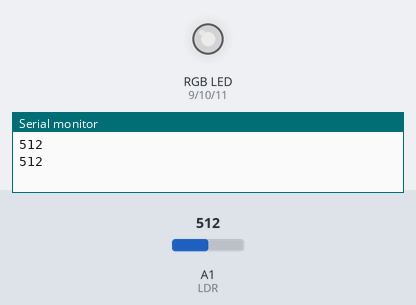
A sketch run on a simulated Arduino Uno, built with avr-gcc and run on an emulated ATmega328P. Parts: an RGB LED mixed from three pins (HIGH = lit), the last lines printed to the serial monitor. The test bench sets the inputs (shaded band); at power-on: A1 (LDR) = 512. Dim RGB values are drawn brighter than linear.

Above: at 1.8 s.
1.9 s: A1 (LDR) set to 716
At 2.9 s:
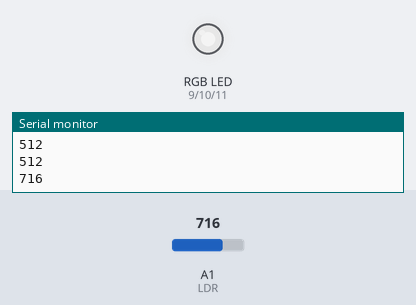
3.5 s: A1 (LDR) set to 900
At 4.4 s:
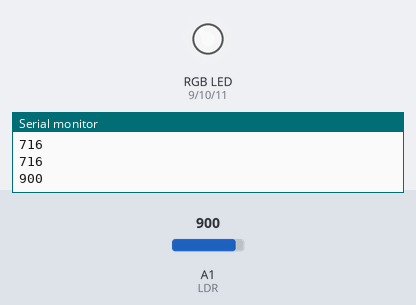
5.5 s: A1 (LDR) set to 122
At 7.1 s:
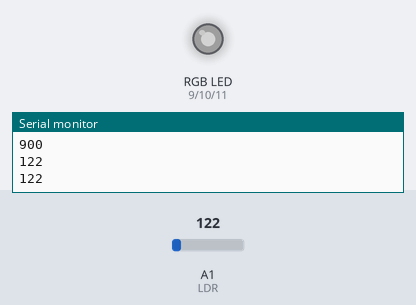
7.5 s: A1 (LDR) set to 0
At 8.7 s:
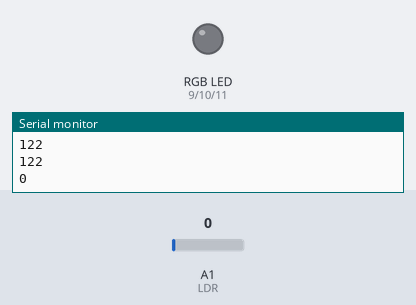
9.5 s: A1 (LDR) set to 511
At 10.3 s:
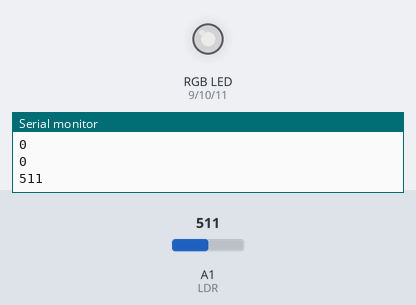
Timing chart, 0 to 12.5 s (numbered marks = the images above; inputs shaded):
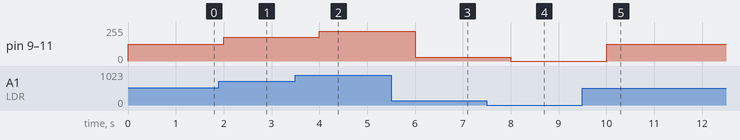

The sketch:

TP1EJ8.ino
```cpp
/* 8. Varié la intensidad lumínica del rgb (en cualquier de su combinación de colores) de acuerdo a la variabilidad de luminosidad del ambiente.*/


void setup() {
  Serial.begin(9600);
  pinMode(9, OUTPUT);//red
  pinMode(10, OUTPUT);//green
  pinMode(11, OUTPUT);//blue
  pinMode(A1, INPUT);//LDR
}

void loop() {
  int v1 = analogRead(A1);
  Serial.println(v1);
  encender(v1);
}

void encender(int v1){
   int position = map(v1, 0, 1023, 0, 255);
   analogWrite(9, position);
   analogWrite(10, position);
   analogWrite(11, position);
   delay(1000);
}
```

Measured:
- after the input at 1.9 s, pin 9 (red), pin 10 (green), pin 11 (blue): 127/255 → 178/255 after 0.10 s
- after the input at 3.5 s, pin 9 (red), pin 10 (green), pin 11 (blue): 178/255 → 224/255 after 0.50 s
- after the input at 5.5 s, pin 9 (red), pin 10 (green), pin 11 (blue): 224/255 → 30/255 after 0.50 s
- after the input at 7.5 s, pin 9 (red), pin 10 (green), pin 11 (blue): 30/255 → 0/255 after 0.50 s
- after the input at 9.5 s, pin 9 (red), pin 10 (green), pin 11 (blue): 0/255 → 127/255 after 0.50 s
